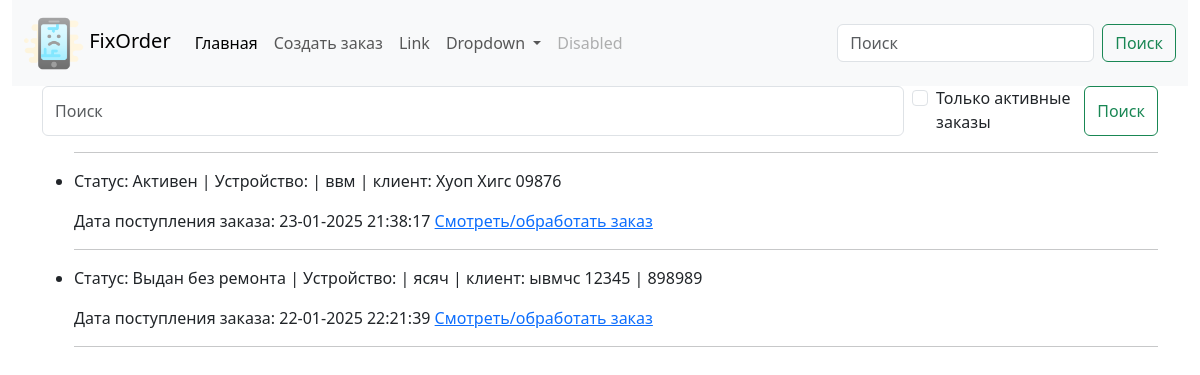
/, run on an earlier commit of the app's database.
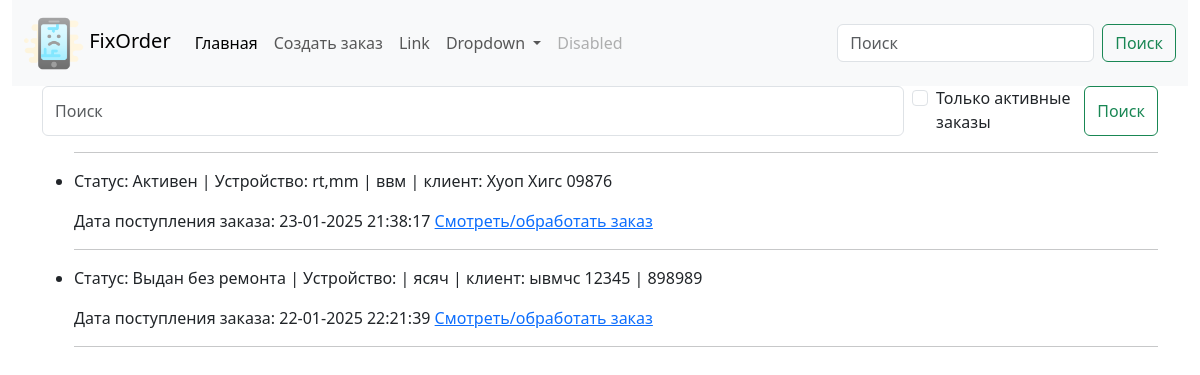
And on a later commit of the database.
### fixorder/models.py (models this page shows, shortened)
class Order(models.Model):
    client_name = models.CharField(max_length=255, unique=True, db_index=True, verbose_name='ФИО клиента')
    client_phone = models.CharField(max_length=20, db_index=True, verbose_name='Контактный номер')
    client_telegram = models.CharField(max_length=40, blank=True, null=True, verbose_name='Telegram клиента')
    client_viber = models.CharField(max_length=20, blank=True, null=True, verbose_name='Viber клиента')
    client_whatsapp = models.CharField(max_length=20, blank=True, null=True, verbose_name='Whattsapp клиента')
    time_create = models.DateTimeField(auto_now_add=True)
    time_update = models.DateTimeField(auto_now=True)
    time_demand = models.DateField(blank=True, null=True, verbose_name='Срок ремонта')
    time_away = models.DateTimeField(null=True, blank=True, verbose_name='Дата выдачи')
    device = models.CharField(max_length=255, verbose_name='Устройство')
    defect = models.TextField(max_length=400, verbose_name='Неисправность')
    device_password = models.CharField(max_length=50, blank=True, null=True, verbose_name='Пароль')
    device_exterior = models.TextField(max_length=400, blank=True, null=True, verbose_name='Внешний вид')
    initial_price = models.CharField(max_length=10, blank=True, null=True, verbose_name='Ориентировочная стоимость ремонта')
    prepaid = models.FloatField(max_length=10, blank=True, null=True, verbose_name='Предоплата')
    notes = models.TextField(max_length=500, blank=True, null=True, verbose_name='Заметки')
    total_price = models.DecimalField(max_digits=10, decimal_places=2, blank=True, default=0, verbose_name='Итоговая стоимость')
    work = models.CharField(max_length=255, blank=True, null=True, verbose_name='Выполненная работа')
    work_price = models.DecimalField(max_digits=10, decimal_places=2, blank=True, null=True, verbose_name='Цена')
    work_warranty = models.FloatField(max_length=2, blank=True, null=True)
    work1 = models.CharField(max_length=255, blank=True, null=True, verbose_name='Выполненная работа')
    work_price1 = models.DecimalField(max_digits=10, decimal_places=2, blank=True, null=True, verbose_name='Цена')
    work_warranty1 = models.FloatField(max_length=2, blank=True, null=True, verbose_name='Гарантия')
    work2 = models.CharField(max_length=255, blank=True, null=True, verbose_name='Выполненная работа')
    work_price2 = models.DecimalField(max_digits=10, decimal_places=2, blank=True, null=True, verbose_name='Цена')
    work_warranty2 = models.FloatField(max_length=2, blank=True, null=True, verbose_name='Гарантия')
    work3 = models.CharField(max_length=255, blank=True, null=True, verbose_name='Выполненная работа')
    work_price3 = models.DecimalField(max_digits=10, decimal_places=2, blank=True, null=True, verbose_name='Цена')
    work_warranty3 = models.FloatField(max_length=2, blank=True, null=True, verbose_name='Гарантия')
    work4 = models.CharField(max_length=255, blank=True, null=True, verbose_name='Выполненная работа')
    work_price4 = models.DecimalField(max_digits=10, decimal_places=2, blank=True, null=True, verbose_name='Цена')
    work_warranty4 = models.FloatField(max_length=2, blank=True, null=True, verbose_name='Гарантия')
    work5 = models.CharField(max_length=255, blank=True, null=True, verbose_name='Выполненная работа')
    work_price5 = models.DecimalField(max_digits=10, decimal_places=2, blank=True, null=True, verbose_name='Цена')
    work_warranty5 = models.FloatField(max_length=2, blank=True, null=True, verbose_name='Гарантия')
    work6 = models.CharField(max_length=255, blank=True, null=True, verbose_name='Выполненная работа')
    work_price6 = models.DecimalField(max_digits=10, decimal_places=2, blank=True, null=True, verbose_name='Цена')
    work_warranty6 = models.FloatField(max_length=2, blank=True, null=True, verbose_name='Гарантия')
    status = models.ForeignKey(OrderStatus, on_delete=models.DO_NOTHING, default = 4, related_name='related_order', verbose_name='Статус ремонта')
    class Meta:
        verbose_name = 'Заказы'
        verbose_name_plural = 'Заказы'
        ordering = ['-time_create']
        indexes = [models.Index(fields=['-time_create'])
                   ]
    def get_absolute_url(self):
        return reverse('order', kwargs={'pk': self.pk})

class OrderStatus(models.Model):
    status = models.CharField(max_length=100, unique=True, db_index=True, verbose_name='Статус заказа')
    def __str__(self):
        return self.status

### fixorder/views.py (the view)
# urls.py: path('', views.Show_orderlist.as_view(), name='orderlist'),
class Show_orderlist(ListView):
    model = Order
    template_name = 'fixorder/orderlist.html'
    context_object_name = 'my_orders'
    paginate_by = 15
    extra_context = {'title': 'Главная страница', 'header': 'Ваши заказы'}
    def get_queryset(self):
        query = self.request.GET.get('q')
        checky = self.request.GET.get('cb')
        if not checky:
            if query:
                return Order.objects.filter(
                    Q(client_phone__iregex=query) | Q(device__iregex=query) | Q(client_name__iregex=query) | Q(
                        client_telegram__iregex=query))  # для PosgreSQL можно использовать __icontains
            return super().get_queryset()
        else:
            return Order.objects.filter(status__status='Активен').filter(
                    Q(client_phone__iregex=query) | Q(device__iregex=query) | Q(client_name__iregex=query) | Q(
                        client_telegram__iregex=query))

### fixorder/templates/fixorder/orderlist.html (shortened to what this page needs)
{% extends 'fixorder/base.html' %}
{% block content %}
      <form class="d-flex" role="search" method='GET'>
        <input class="form-control me-2" type="search" placeholder="Поиск" aria-label="Search" name='q' value='{{ request.GET.q }}'>
          <br>
          <div class="form-check">
            <input class="form-check-input" type="checkbox" name='cb' value="1" id="flexCheckDefault"  {% if request.GET.cb %} checked {% endif %}>
            <label class="form-check-label" for="flexCheckDefault">
            Только активные заказы
            </label>
            </div>
          <button class="btn btn-outline-success" type="submit">Поиск</button>
      </form>
<ul>
     <hr>
	{% for myo in my_orders %}
    		<li><div class="article-panel">
	<p>Статус: {{myo.status}} | Устройство: {{myo.device}} | {{myo.defect}} | клиент: {{myo.client_name}} {{myo.client_phone}}
        {% if myo.initial_price %}
                   | {{myo.initial_price}}
				{% endif %}
        </p>
	<p>Дата поступления заказа: {{myo.time_create|date:"d-m-Y H:i:s"}} <a href="{{ myo.get_absolute_url }}">Смотреть/обработать заказ</a></p>
    </div>
 <hr>
	{% endfor %}
</ul>
{% endblock %}

What changed in the data, as far as the page shows it:
changed Order "ввм": device (not shown) → "rt,mm"
